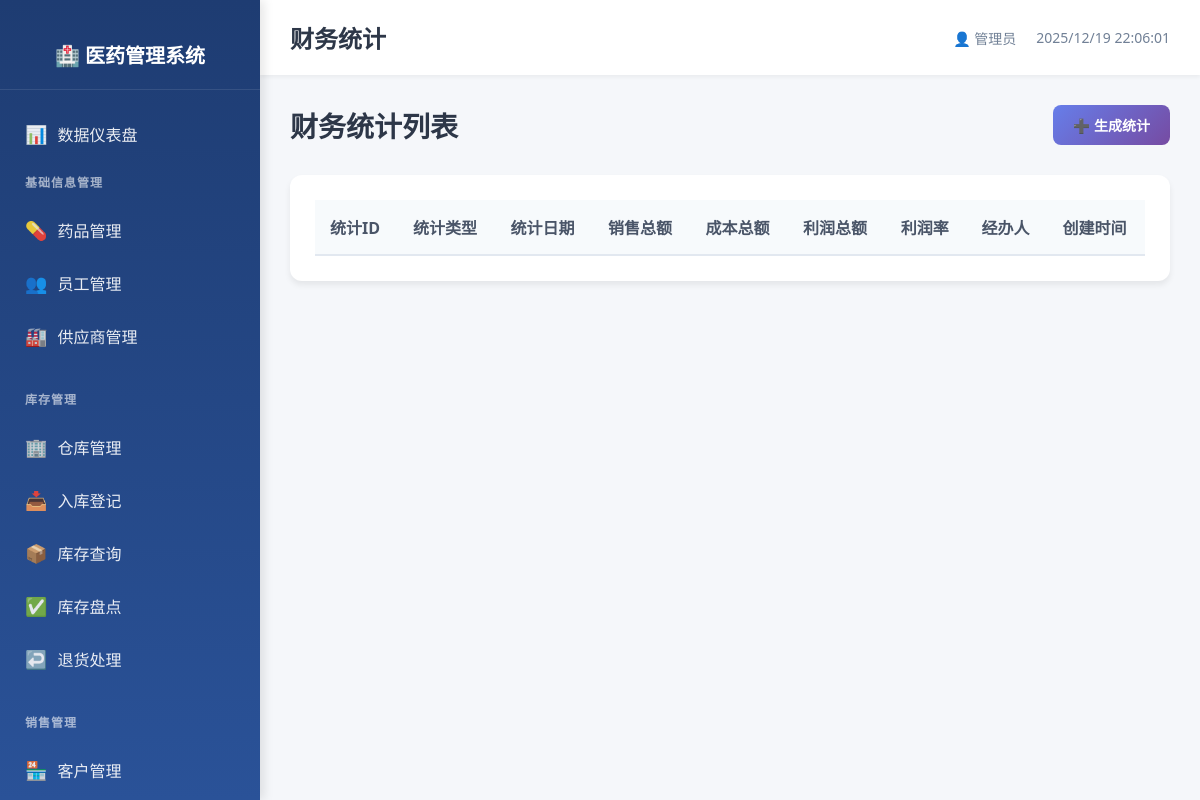
Page /sales/finance on the earlier database version.
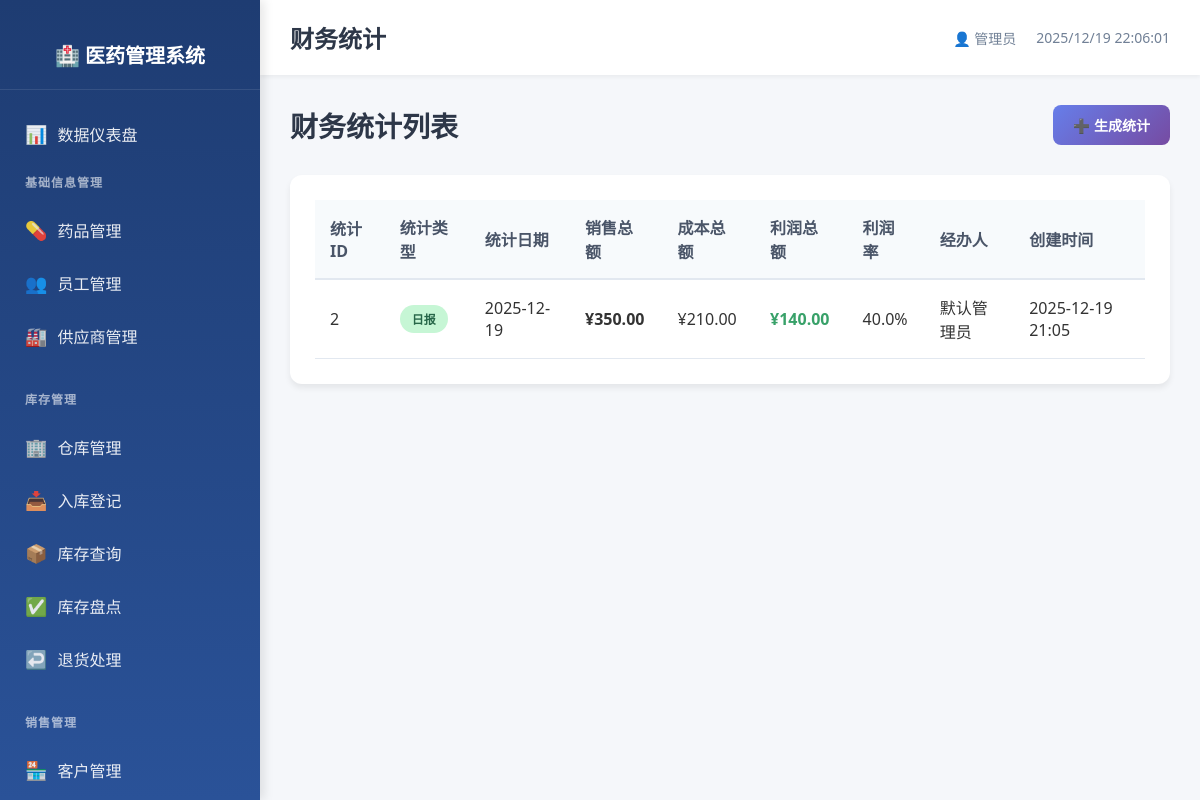
Same page on the later database version.
### models.py (models this page shows)
class FinanceStat(db.Model):
    __tablename__ = 'finance_stat'
    __table_args__ = (
        db.UniqueConstraint('stat_type', 'stat_date', name='uq_stat_type_date'),
    )
    stat_id = db.Column(db.Integer, primary_key=True, autoincrement=True)
    stat_type = db.Column(db.String(20), nullable=False)  # 日/月
    stat_date = db.Column(db.Date, nullable=False, index=True)
    total_sales = db.Column(db.Numeric(15, 2), default=0, nullable=False)
    total_cost = db.Column(db.Numeric(15, 2), default=0, nullable=False)
    total_profit = db.Column(db.Numeric(15, 2), default=0, nullable=False)
    employee_id = db.Column(db.Integer, db.ForeignKey('employee_info.employee_id', ondelete='SET NULL'))
    create_time = db.Column(db.DateTime, default=datetime.now, nullable=False)

class EmployeeInfo(db.Model):
    __tablename__ = 'employee_info'
    employee_id = db.Column(db.Integer, primary_key=True, autoincrement=True)
    name = db.Column(db.String(100), nullable=False, index=True)
    department = db.Column(db.String(100))
    position = db.Column(db.String(100))
    phone = db.Column(db.String(20), unique=True)
    hire_date = db.Column(db.Date)
    account = db.Column(db.String(50), unique=True, nullable=False)
    password = db.Column(db.String(200), nullable=False)
    status = db.Column(db.String(20), default='在职', nullable=False)
    create_time = db.Column(db.DateTime, default=datetime.now, nullable=False)
    update_time = db.Column(db.DateTime, default=datetime.now, onupdate=datetime.now, nullable=False)

### routes/sales_mgmt.py (the view)
@sales_bp.route('/finance')
def finance_list():
    stats = db.session.query(FinanceStat, EmployeeInfo.name).\
        join(EmployeeInfo, FinanceStat.employee_id == EmployeeInfo.employee_id).\
        order_by(FinanceStat.stat_date.desc()).all()
    return render_template('sales/finance_list.html', stats=stats)

### templates/sales/finance_list.html (shortened to what this page needs)
{% extends "base.html" %}
{% block page_title %}财务统计{% endblock %}
{% block content %}
<div class="page-header">
    <h2>财务统计列表</h2>
    <button class="btn btn-primary" onclick="document.getElementById('generateModal').style.display='block'">
        ➕ 生成统计
    </button>
</div>
<div class="table-card">
    <table class="data-table">
        <thead>
            <tr>
                <th>统计ID</th>
                <th>统计类型</th>
                <th>统计日期</th>
                <th>销售总额</th>
                <th>成本总额</th>
                <th>利润总额</th>
                <th>利润率</th>
                <th>经办人</th>
                <th>创建时间</th>
            </tr>
        </thead>
        <tbody>
            {% for stat, employee_name in stats %}
            <tr>
                <td>{{ stat.stat_id }}</td>
                <td>
                    <span class="badge {% if stat.stat_type == '日' %}badge-success{% else %}badge-primary{% endif %}">
                        {{ stat.stat_type }}报
                    </span>
                </td>
                <td>{{ stat.stat_date }}</td>
                <td><strong>¥{{ "%.2f"|format(stat.total_sales) }}</strong></td>
                <td>¥{{ "%.2f"|format(stat.total_cost) }}</td>
                <td class="text-success"><strong>¥{{ "%.2f"|format(stat.total_profit) }}</strong></td>
                <td>{{ "%.1f"|format((stat.total_profit / stat.total_sales * 100) if stat.total_sales > 0 else 0) }}%</td>
                <td>{{ employee_name }}</td>
                <td>{{ stat.create_time.strftime('%Y-%m-%d %H:%M') if stat.create_time else '-' }}</td>
            </tr>
            {% endfor %}
        </tbody>
    </table>
</div>
{% endblock %}

Differences in the rows shown:
added FinanceStat: stat_id "2", stat_type "日", stat_date "2025-12-19", total_sales "350.00", total_cost "210.00", total_profit "140.00", total_sales+total_profit "40.0", name "默认管理员", create_time "2025-12-19 21:05"
